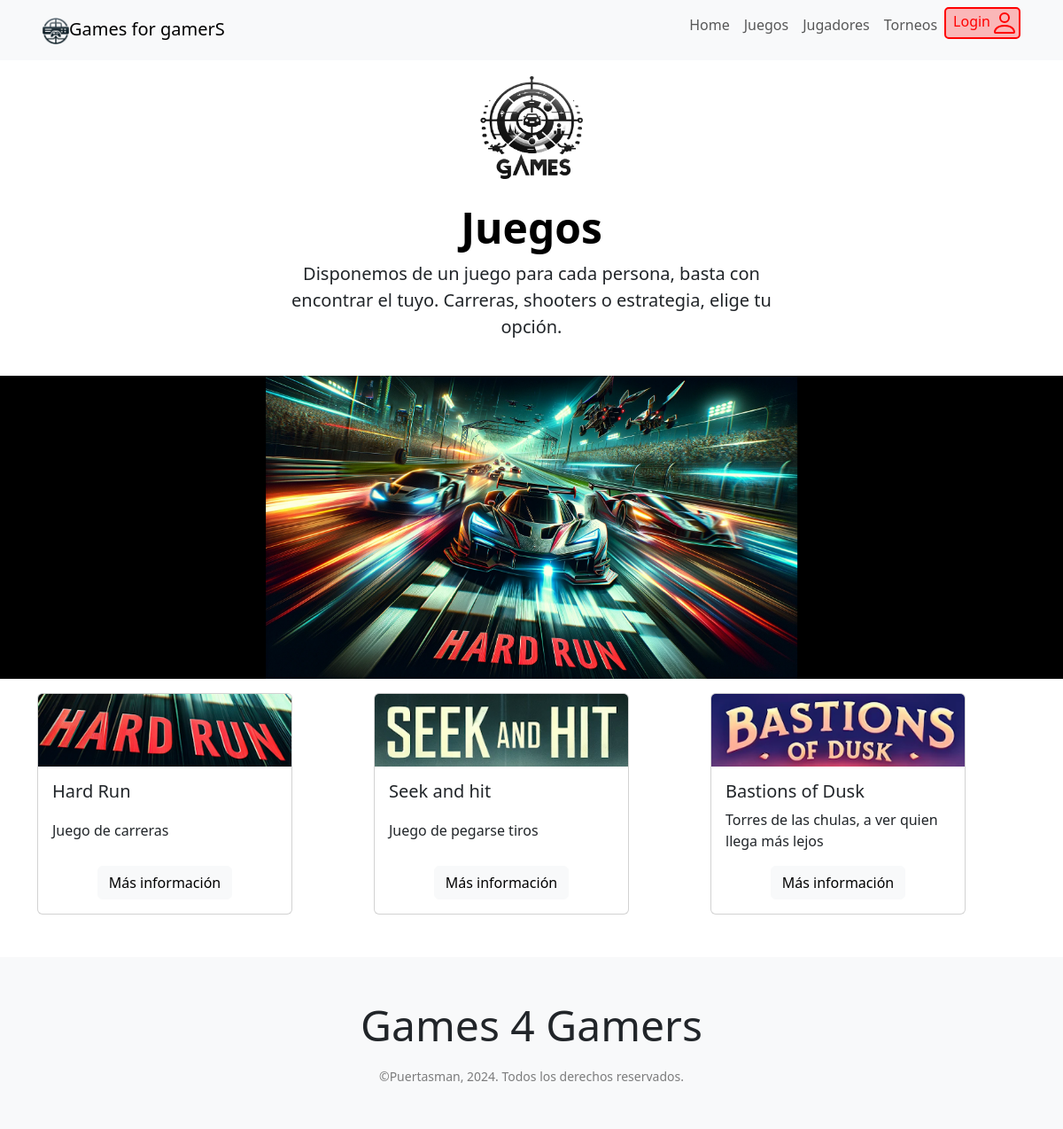
Page /juegos/ on the committed database.
### juegos/models.py (models this page shows, shortened)
class Juego(models.Model):
    nombre = models.CharField(max_length=100)
    nombre_corto = models.CharField(max_length=100,default='empty')
    descripcion = models.TextField()
    fecha_de_lanzamiento = models.DateField()
    genero = models.CharField(max_length=50)
    imagen = models.CharField(max_length=255, default='img/juegos/default_game.png', null=True, blank=True)

### juegos/views.py (the view)
# urls.py: path('juegos/', juegos_principal, name="juegos_principal"),
def juegos_principal(request):
    juegos = Juego.objects.all()
    return render(request, 'juegos/juegos_principal.html', {'juegos': juegos})

### juegos/templates/juegos/juegos_principal.html (shortened to what this page needs)
{% extends "base.html" %}
{% block content %}
{% load static %}
<div class="px-4 py-2 my-2 text-center">
    <img class="d-block mx-auto mb-4" src="{% static 'img/juegos/logo.png' %}" alt="" width="120" height="120">
    <h1 class="display-5 fw-bold text-body-emphasis">Juegos</h1>
    <div class="col-lg-6 mx-auto">
      <p class="lead mb-4">Disponemos de un juego para cada persona, basta con encontrar el tuyo. Carreras, shooters o estrategia, elige tu opción.</p>
    </div>
  </div>
<div class="carousel slide d-flex justify-content-center" data-ride="carousel">
  <div class="carousel-inner" style="background: black">
    <div class="carousel-item active" data-interval="4000">
      <img class="d-block mx-auto w-50" src="{% static 'img/juegos/hard_run/hard_run.webp' %}" alt="hardrun">
    </div>
  </div>
</div>
<div class="container">
    <div class="row">
        {% for juego in juegos %}
        <div class="col-lg-4 mt-3">
            <div class="card h-100" style="width: 18rem;">
              <img src="{% static juego.imagen %}" class="card-img-top" alt="imagen {{ juego.nombre }}">
              <div class="card-body d-flex flex-column justify-content-between">
                <h5 class="card-title">{{ juego.nombre }}</h5>
                <p class="card-text">{{ juego.descripcion }}</p>
                <a href="{% url 'juego_detalle' juego.id %}" class="btn btn-light mx-auto">Más información</a>
              </div>
            </div>
        </div>
        {% endfor %}
    </div>
</div>
{% endblock %}

### rows in the picture
Juego: imagen (picture), nombre "Hard Run", descripcion "Juego de carreras"
Juego: imagen (picture), nombre "Seek and hit", descripcion "Juego de pegarse tiros"
Juego: imagen (picture), nombre "Bastions of Dusk", descripcion "Torres de las chulas, a ver quien llega más lejos"
